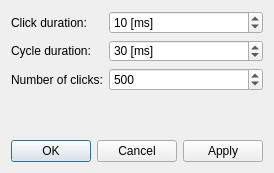
<?xml version="1.0" encoding="UTF-8"?>
<ui version="4.0">
 <class>DialogToneBurst</class>
 <widget class="QDialog" name="DialogToneBurst">
  <property name="geometry">
   <rect>
    <x>0</x>
    <y>0</y>
    <width>270</width>
    <height>173</height>
   </rect>
  </property>
  <property name="windowTitle">
   <string>Tone burst setup</string>
  </property>
  <property name="windowIcon">
   <iconset theme="QIcon::ThemeIcon::AudioVolumeHigh"/>
  </property>
  <layout class="QVBoxLayout" name="verticalLayout">
   <item>
    <layout class="QFormLayout" name="formCLick">
     <item row="1" column="0">
      <widget class="QLabel" name="labelClickDuration">
       <property name="text">
        <string>Click duration:</string>
       </property>
      </widget>
     </item>
     <item row="1" column="1">
      <widget class="QSpinBox" name="spinClickDuration">
       <property name="suffix">
        <string> [ms]</string>
       </property>
       <property name="minimum">
        <number>1</number>
       </property>
       <property name="value">
        <number>10</number>
       </property>
      </widget>
     </item>
     <item row="2" column="0">
      <widget class="QLabel" name="labelCycleDuration">
       <property name="text">
        <string>Cycle duration:</string>
       </property>
      </widget>
     </item>
     <item row="2" column="1">
      <widget class="QSpinBox" name="spinCycleDuration">
       <property name="styleSheet">
        <string notr="true">border-color: rgb(0, 0, 0);</string>
       </property>
       <property name="suffix">
        <string> [ms]</string>
       </property>
       <property name="minimum">
        <number>1</number>
       </property>
       <property name="value">
        <number>30</number>
       </property>
      </widget>
     </item>
     <item row="3" column="0">
      <widget class="QLabel" name="labelNClicks">
       <property name="text">
        <string>Number of clicks:</string>
       </property>
      </widget>
     </item>
     <item row="3" column="1">
      <widget class="QSpinBox" name="spinNClicks">
       <property name="minimum">
        <number>50</number>
       </property>
       <property name="maximum">
        <number>3000</number>
       </property>
       <property name="singleStep">
        <number>50</number>
       </property>
       <property name="value">
        <number>500</number>
       </property>
      </widget>
     </item>
    </layout>
   </item>
   <item>
    <widget class="QDialogButtonBox" name="buttonBox">
     <property name="orientation">
      <enum>Qt::Orientation::Horizontal</enum>
     </property>
     <property name="standardButtons">
      <set>QDialogButtonBox::StandardButton::Apply|QDialogButtonBox::StandardButton::Cancel|QDialogButtonBox::StandardButton::Ok</set>
     </property>
    </widget>
   </item>
  </layout>
 </widget>
 <resources/>
 <connections>
  <connection>
   <sender>buttonBox</sender>
   <signal>accepted()</signal>
   <receiver>DialogToneBurst</receiver>
   <slot>accept()</slot>
   <hints>
    <hint type="sourcelabel">
     <x>248</x>
     <y>254</y>
    </hint>
    <hint type="destinationlabel">
     <x>157</x>
     <y>274</y>
    </hint>
   </hints>
  </connection>
  <connection>
   <sender>buttonBox</sender>
   <signal>rejected()</signal>
   <receiver>DialogToneBurst</receiver>
   <slot>reject()</slot>
   <hints>
    <hint type="sourcelabel">
     <x>316</x>
     <y>260</y>
    </hint>
    <hint type="destinationlabel">
     <x>286</x>
     <y>274</y>
    </hint>
   </hints>
  </connection>
 </connections>
</ui>
